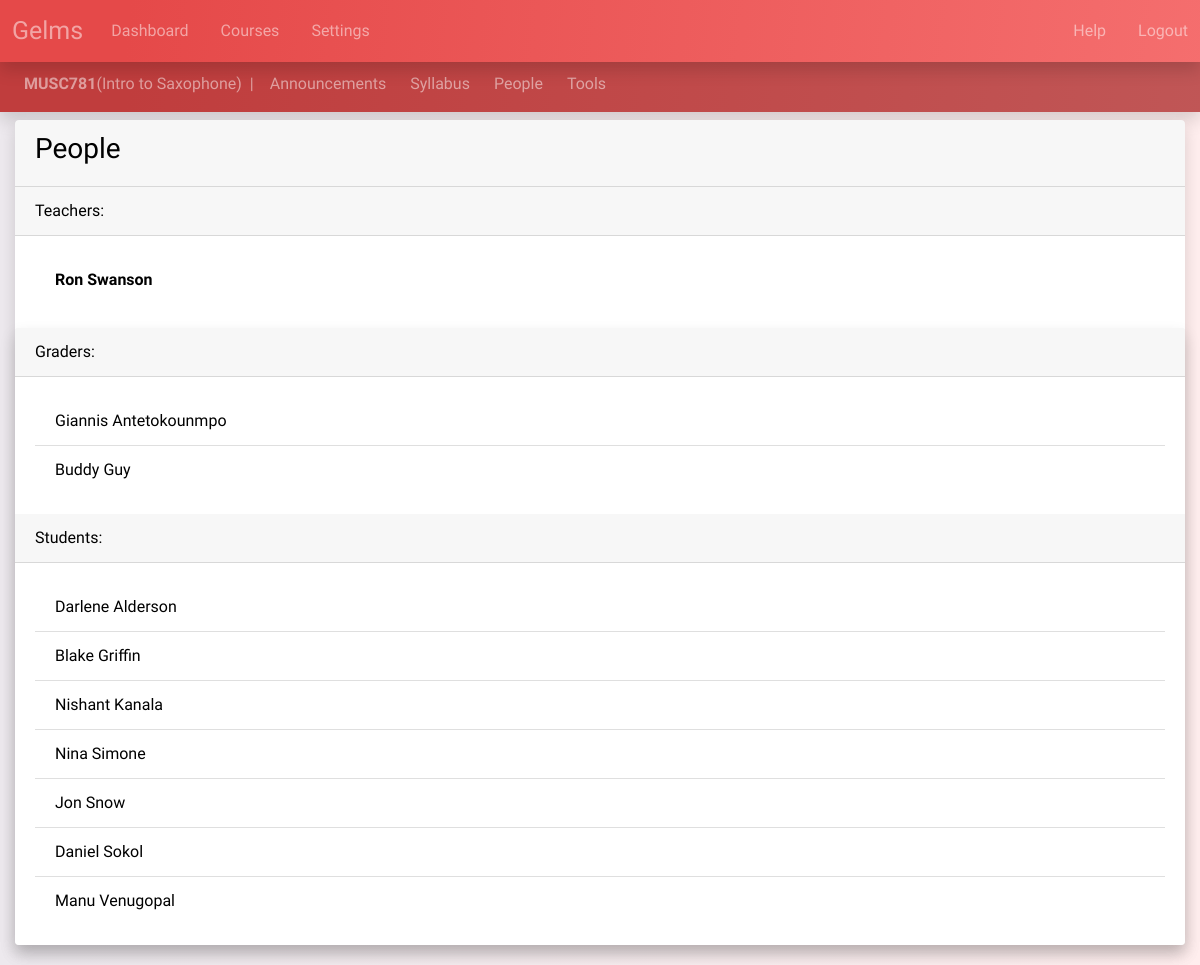
The app's page /MUSC781/people/ (signed in) with its own data.
### courses/models.py (models this page shows, shortened)
class Course(models.Model):
    name = models.CharField(max_length=7, unique=True, help_text='e.g. ENPM613')
    title = models.CharField(max_length=200, help_text='e.g. Software Design and Implementation')
    DOMAIN_CHOICES = (
        ('Art', 'Art'),
        ('Computer Science', 'Computer Science'),
        ('Engineering', 'Engineering'),
        ('History', 'History'),
        ('Literature', 'Literature'),
        ('Math', 'Math'),
        ('Music', 'Music'),
        ('Physics', 'Physics'),
        ('Political Science', 'Political Science'),
        )
    domain = models.CharField(max_length=30, choices=DOMAIN_CHOICES, default='Art')
    students = models.ManyToManyField(CustomUser, related_name='course_students', limit_choices_to={'status': 'Student'}, blank=True)
    graders = models.ManyToManyField(CustomUser, related_name='course_graders', limit_choices_to={'status': 'Grader'}, blank=True)
    teachers = models.ManyToManyField(CustomUser, related_name='course_teachers', limit_choices_to={'status': 'Teacher'}, blank=True)
    def get_students(self):
        return self.students.order_by('user__last_name')
    def get_graders(self):
        return self.graders.order_by('user__last_name')
    def get_teachers(self):
        return self.teachers.order_by('user__last_name')

### accounts/models.py (models this page shows, shortened)
class CustomUser(models.Model):
    user = models.OneToOneField(User, related_name='custom_user', on_delete=models.CASCADE)
    uid = models.CharField(max_length=100, unique=True)
    STATUS_CHOICES = (
        ('Student', 'Student'),
        ('Grader', 'Grader'),
        ('Teacher', 'Teacher'),
        )
    status = models.CharField(max_length=10, choices=STATUS_CHOICES, default='Student')
    reader_mode = models.BooleanField(default=False)
    multifactor = models.BooleanField(default=False)

### people/views.py (the view)
# urls.py: path('<course_name>/people/', PeopleView.course_people, name='people'),
    def course_people(request, course_name):
        course = get_object_or_404(Course, name=course_name)
        def user_is_registered(course=course):
            if course.teachers.filter(uid=request.user.custom_user.uid):
                return True
            if course.graders.filter(uid=request.user.custom_user.uid):
                return True
            if course.students.filter(uid=request.user.custom_user.uid):
                return True
            return False
        return render(request, 'people.html', {'course': course, 'user_is_registered':user_is_registered})

### templates/people.html (shortened to what this page needs)
{% extends 'base_course.html' %}
{% block content_course %}
{% if user.custom_user.reader_mode == False %}
<div class="card rounded border-0 shadow mt-1">
<div class="card-header">
<h3> People </h3>
</div>
<div class="card-header">
  Teachers:</div>
  <div class="card-body">
  <ul class="list-group list-group-flush">
  {% for person in course.get_teachers %}
  {% if person.user.get_full_name == user.get_full_name%}
    <li class="list-group-item font-weight-bold">{{person.user.get_full_name}}</li>
    {% else %}
    <li class="list-group-item">{{person.user.get_full_name}}</li>
    {% endif %}
  {% endfor %}
  </ul>
  </div>
{%if course.get_graders%}
<div class="card rounded border-0 shadow mt-1">
  <div class="card-header">
  Graders:</div>
  <div class="card-body">
  <ul class="list-group list-group-flush">
  {% for person in course.get_graders %}
    {% if person.user.get_full_name == user.get_full_name%}
    <li class="list-group-item font-weight-bold">{{person.user.get_full_name}}</li>
    {% else %}
    <li class="list-group-item">{{person.user.get_full_name}}</li>
    {% endif %}
  {% endfor %}
  </ul>
  </div>
{% endif %}
  <div class="card-header">
  Students:</div>
  <div class="card-body">
  <ul class="list-group list-group-flush">
  {% for person in course.get_students %}
   {% if person.user.get_full_name == user.get_full_name%}
    <li class="list-group-item font-weight-bold">{{person.user.get_full_name}}</li>
    {% else %}
    <li class="list-group-item">{{person.user.get_full_name}}</li>
    {% endif %}
  {% endfor %}
  </ul>
  </div>
  {% endif %}
</div>
{% endblock %}

### templates/base_course.html (shortened to what this page needs)
{% extends 'base_dash.html' %}
{% block content_dash %}
{% if user.custom_user.reader_mode == False%}
  <div class="mb-2" style="margin-top:56px">
    <nav class="navbar bg-purple-dark navbar-expand-sm navbar-dark shadow">
  {% else %}
  <div class="mb-2" style="margin-top:70px">
  <nav class="navbar bg-black navbar-expand-sm navbar-dark shadow">
  {% endif %}
    <span class="navbar-text ml-2">
    <strong class=''>{{course.name}}</strong>({{course.title}})<text class="ml-2">|</text>
     </span>
    <div class="collapse navbar-collapse" id="collapse_target_course">
      <ul class="navbar-nav">
        <li class="nav-item ml-2">
          <a class="nav-link" href="{% url 'announcements' course.name %}">Announcements</a>
        </li>
        <li class="nav-item ml-2">
          <a class="nav-link" href="{% url 'syllabus' course.name %}">Syllabus</a>
        </li>
        <li class="nav-item ml-2">
          <a class="nav-link" href="{% url 'people' course.name %}">People</a>
        </li>
        <li class="nav-item ml-2">
          <a class="nav-link" href="{% url 'tools' course.name %}">Tools</a>
        </li>
      </ul>
      </div>
    </nav>
  </div>
  <div class="container-fluid">
    {% block content_course %}
    {% endblock %}
  </div>
{% endblock %}

### templates/base_dash.html (shortened to what this page needs)
{% extends 'base.html' %}
{% block content %}
  {% if user.is_authenticated %}
  <div>
  {% if user.custom_user.reader_mode == False%}
  <nav class="navbar bg-purple fixed-top p-1 navbar-expand-sm navbar-dark shadow">
  {% else %}
  <nav class="navbar bg-dark fixed-top p-1 navbar-expand-sm navbar-dark shadow">
  {% endif %}
  {% if user.custom_user.reader_mode == False%}
    <span class="navbar-text font-weight-light ml-2" style="font-size:25px;margin-right:20px;font-family: 'Lobster';">
    Gelms </span>
    {% else %}
    <span class="navbar-text ml-2" style="font-size:40px;margin-right:20px;font-family: 'Lobster';">
    Gelms </span>
    {% endif %}
    <div class="collapse navbar-collapse" id="collapse_target">
      <ul class="navbar-nav">
        <li class="nav-item">
          <a class="nav-link pr-4" href="{% url 'dashboard' %}">Dashboard</a>
        </li>
        <li class="nav-item">
          <a class="nav-link pr-4" href="{% url 'courses' %}">Courses</a>
        </li>
        <li class="nav-item">
          <a class="nav-link" href="{% url 'settings' %}">Settings</a>
        </li>
      </ul>
      <ul class="navbar-nav ml-auto">
      <li class="nav-item">
          <a class="nav-link pr-4" href="{% url 'help' %}">Help</a>
        </li>
        <li class="nav-item">
          <a class="nav-link" href="{% url 'logout' %}">Logout</a>
        </li>
      </ul>
    </div>
  </nav>
  </div>
    {% block content_dash %}
    {% endblock %}
  {% else %}
    <meta http-equiv="REFRESH" content="0;{% url 'login' %}">
  {% endif %}
{% endblock %}

### templates/base.html (shortened to what this page needs)
<!doctype <!DOCTYPE html>
{% load static %}
<html>
  <head>
    <link rel="stylesheet" href="https://stackpath.bootstrapcdn.com/bootstrap/4.1.3/css/bootstrap.min.css">
    <link rel="stylesheet" type="text/css" media="screen" href="{% static '../static/styles.css' %}"/>
  </head>
{% if user.is_authenticated %}
{% if user.custom_user.reader_mode == False %}
  <body class="base_body_style">
  {% else %}
  <body class="reader-body-style">
  {% endif %}
{% endif %}
    <main>
      {% block content %}
      {% endblock %}
    </main>
  </body>
</html>

### static/styles.css (style rules this page uses)
.base_body_style { background: #FFEEEE; background: -webkit-linear-gradient(to right, rgb(237, 233, 238), #FFEEEE); background: linear-gradient(to right, rgb(237, 233, 238), #FFEEEE); color:black; background-size: cover; padding-bottom:20px; font-family: 'Muli', sans-serif; }
.card { color:black; }
.bg-purple { background-image: linear-gradient( 96.1deg, rgba(229,73,73,1) 10.8%, rgba(246,113,113,1) 107.8% ); }
.bg-purple-dark { background-image: linear-gradient( 96.1deg, rgb(192, 61, 61) 10.8%, rgb(192, 88, 88) 107.8% ); }
.navbar .navbar-nav a { transition: color 0.5s ease; background-color: rgba(0, 0, 0, 0); }

### records on screen
Course: name "MUSC781", title "Intro to Saxophone"
CustomUser: user.get_full_name "Ron Swanson"
CustomUser: user.get_full_name "Giannis Antetokounmpo"
CustomUser: user.get_full_name "Buddy Guy"
CustomUser: user.get_full_name "Darlene Alderson"
CustomUser: user.get_full_name "Blake Griffin"
CustomUser: user.get_full_name "Nishant Kanala"
CustomUser: user.get_full_name "Nina Simone"
CustomUser: user.get_full_name "Jon Snow"
CustomUser: user.get_full_name "Daniel Sokol"
CustomUser: user.get_full_name "Manu Venugopal"
